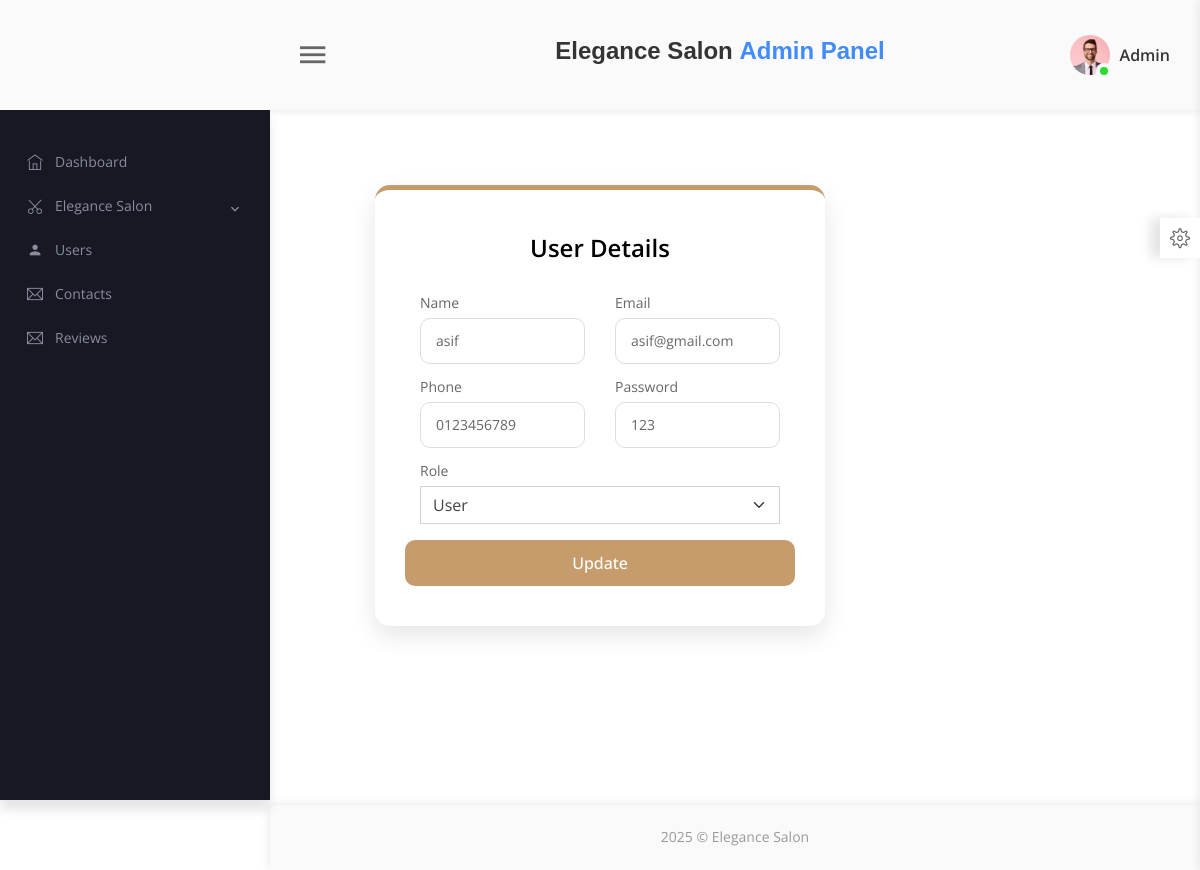
Page /user-edit.php?user_id=13 on the committed database.
### tables this page shows
CREATE TABLE `users` (
  `user_id` int(11) NOT NULL,
  `name` varchar(100) NOT NULL,
  `email` varchar(100) NOT NULL,
  `password` varchar(255) NOT NULL,
  `phone` varchar(20) DEFAULT NULL,
  `role` enum('user','staff','admin') DEFAULT 'user',
  `created_at` timestamp NOT NULL DEFAULT current_timestamp()
);

### Query/user-edit.php (called while the page is built, shortened)
<?php
include("connect.php");
if (isset($_GET['user_id'])) {
    $id = $_GET['user_id'];
    $query = "SELECT * FROM users WHERE user_id='$id'";
    $result = mysqli_query($conn, $query);
    if (mysqli_num_rows($result) > 0) {
        $row = mysqli_fetch_assoc($result);
        $name = $row['name'];
        $email = $row['email'];
        $phone = $row['phone'];
        $password = $row['password'];
        $role = $row['role'];
    } else {
        echo "<script>alert('User not found'); window.location.href='users-view.php';</script>";
        exit;
    }
}
?>

### Admin/user-edit.php (the view, shortened to what this page needs)
    <?php include("Query/user-edit.php") ?>
<section class="form-container mt-5 mx-5">
    <div class="form-card">
        <h3>User Details</h3>
        <form method="POST">
            <div class="container w-100">
                <div class="row">
                    <div class="mb-3 col-md-6">
                        <label class="form-label">Name</label>
                        <input type="text" value="<?php echo $name ?>" class="form-control" name="name">
                    </div>
                    <div class="mb-3 col-md-6">
                        <label class="form-label">Email</label>
                        <input type="email" value="<?php echo $email ?>" class="form-control" name="mail">
                    </div>
                    <div class="mb-3 col-md-6">
                        <label class="form-label">Phone</label>
                        <input type="text" value="<?php echo $phone ?>" class="form-control" name="phone">
                    </div>
                    <div class="mb-3 col-md-6">
                        <label class="form-label">Password</label>
                        <input type="text" value="<?php echo $password ?>" class="form-control" name="pass">
                    </div>
                    <div class="mb-3 col-md-12">
                        <label class="form-label">Role</label>
                        <select name="role" class="form-select">
                            <option value="user"  <?php echo ($role == 'user' ? 'selected' : ''); ?>>User</option>
                        </select>
                    </div>
                    <button type="submit" name="update" class="btn btn-custom">Update</button>
                </div>
            </div>
        </form>
    </div>
</section>

### css/style.css (style rules this page uses)
.btn { position: relative; transition: .5s; }

### css/createaccount.css (style rules this page uses)
.form-container { min-height: 100vh; display: flex; justify-content: center; align-items: center; padding: 40px 20px; }
.form-card { background: #fff; border-radius: 15px; box-shadow: 0 10px 25px rgba(0,0,0,0.1); max-width: 450px; width: 100%; padding: 40px 30px; border-top: 5px solid #c69c6d; }
.form-card h3 { text-align: center; color: #000; margin-bottom: 30px; font-weight: 600; }
.form-control { border-radius: 10px; padding: 10px 15px; }
.btn-custom { background-color: #c69c6d; color: #fff; border-radius: 10px; padding: 10px; width: 100%; font-weight: 500; transition: 0.3s; }

### rows in the picture
users: name "asif", mail "asif@gmail.com", phone "0123456789", pass "123", role "User"
